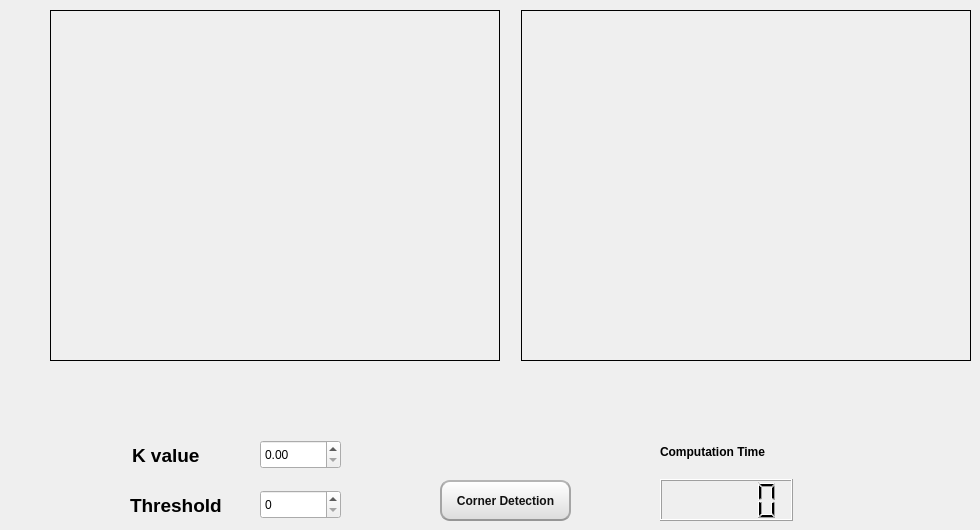
    <widget class="QWidget" name="page">
     <property name="styleSheet">
      <string notr="true"/>
     </property>
     <widget class="QLabel" name="label_2">
      <property name="geometry">
       <rect>
        <x>132</x>
        <y>440</y>
        <width>111</width>
        <height>31</height>
       </rect>
      </property>
      <property name="font">
       <font>
        <pointsize>14</pointsize>
        <bold>true</bold>
       </font>
      </property>
      <property name="text">
       <string>K value</string>
      </property>
     </widget>
     <widget class="QLabel" name="label_3">
      <property name="geometry">
       <rect>
        <x>130</x>
        <y>490</y>
        <width>111</width>
        <height>31</height>
       </rect>
      </property>
      <property name="font">
       <font>
        <pointsize>14</pointsize>
        <bold>true</bold>
       </font>
      </property>
      <property name="text">
       <string>Threshold</string>
      </property>
     </widget>
     <widget class="QPushButton" name="harrisBtn">
      <property name="geometry">
       <rect>
        <x>440</x>
        <y>480</y>
        <width>131</width>
        <height>41</height>
       </rect>
      </property>
      <property name="font">
       <font>
        <bold>true</bold>
       </font>
      </property>
      <property name="cursor">
       <cursorShape>PointingHandCursor</cursorShape>
      </property>
      <property name="styleSheet">
       <string notr="true">QPushButton{
	color:rgb(17,17,17);
	border-width: 2px;
	border-radius: 10px;
	border-bottom-color: rgb(150,150,150);
	border-right-color: rgb(165,165,165);
	border-left-color: rgb(165,165,165);
	border-top-color: rgb(180,180,180);
	border-style: solid;
	padding: 4px;
	background-color: qlineargradient(spread:pad, x1:0.5, y1:1, x2:0.5, y2:0, stop:0 rgba(220, 220, 220, 255), stop:1 rgba(255, 255, 255, 255));
}

QPushButton:hover{
	color:rgb(17,17,17);
	border-width: 1px;
	border-radius: 10px;
	padding: 4px;
	background-color: qlineargradient(spread:pad, x1:0.5, y1:0, x2:0.5, y2:1, stop:0 rgba(220, 220, 220, 255), stop:1 rgba(255, 255, 255, 255));
}</string>
      </property>
      <property name="text">
       <string>Corner Detection</string>
      </property>
     </widget>
     <widget class="QWidget" name="horizontalLayoutWidget_5">
      <property name="geometry">
       <rect>
        <x>50</x>
        <y>10</y>
        <width>921</width>
        <height>351</height>
       </rect>
      </property>
      <layout class="QHBoxLayout" name="horizontalLayout_5">
       <item>
        <layout class="QVBoxLayout" name="verticalLayout_5">
         <item>
          <widget class="QLabel" name="imginput1">
           <property name="styleSheet">
            <string notr="true">QLabel {
    border: 1px solid #000000; qproperty-alignment: AlignCenter;
}</string>
           </property>
           <property name="text">
            <string/>
           </property>
          </widget>
         </item>
        </layout>
       </item>
       <item>
        <spacer name="horizontalSpacer_2">
         <property name="orientation">
          <enum>Qt::Horizontal</enum>
         </property>
         <property name="sizeType">
          <enum>QSizePolicy::Maximum</enum>
         </property>
         <property name="sizeHint" stdset="0">
          <size>
           <width>15</width>
           <height>10</height>
          </size>
         </property>
        </spacer>
       </item>
       <item>
        <layout class="QVBoxLayout" name="verticalLayout_6">
         <item>
          <widget class="QLabel" name="imgHarris">
           <property name="styleSheet">
            <string notr="true">QLabel {
    border: 1px solid #000000; qproperty-alignment: AlignCenter;
}</string>
           </property>
           <property name="text">
            <string/>
           </property>
          </widget>
         </item>
        </layout>
       </item>
      </layout>
     </widget>
     <widget class="QWidget" name="verticalLayoutWidget_8">
      <property name="geometry">
       <rect>
        <x>660</x>
        <y>430</y>
        <width>133</width>
        <height>91</height>
       </rect>
      </property>
      <layout class="QVBoxLayout" name="verticalLayout_12">
       <item>
        <widget class="QLabel" name="label_9">
         <property name="font">
          <font>
           <bold>true</bold>
          </font>
         </property>
         <property name="text">
          <string>Computation Time</string>
         </property>
        </widget>
       </item>
       <item>
        <widget class="QLCDNumber" name="harrisTime"/>
       </item>
      </layout>
     </widget>
     <widget class="QDoubleSpinBox" name="doubleSpinBox">
      <property name="geometry">
       <rect>
        <x>260</x>
        <y>440</y>
        <width>81</width>
        <height>29</height>
       </rect>
      </property>
     </widget>
     <widget class="QSpinBox" name="spinBox">
      <property name="geometry">
       <rect>
        <x>260</x>
        <y>490</y>
        <width>81</width>
        <height>29</height>
       </rect>
      </property>
      <property name="maximum">
       <number>255</number>
      </property>
     </widget>
    </widget>
